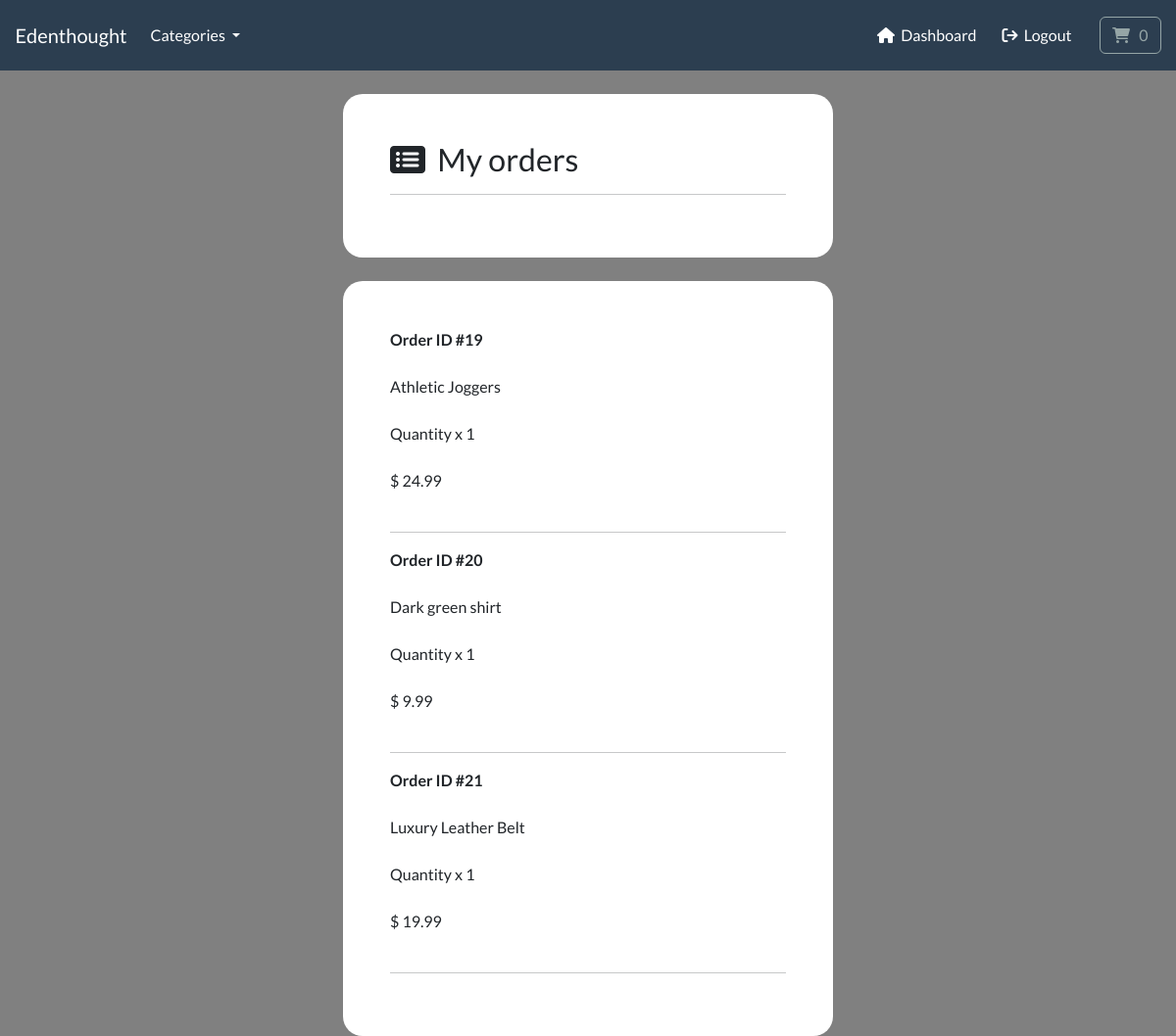
The page /account/track-orders (signed in) on the database its author committed.
### payment/models.py (models this page shows, shortened)
class OrderItem(models.Model):
    order = models.ForeignKey(Order, on_delete=models.CASCADE, null=True)
    product = models.ForeignKey(Product, on_delete=models.CASCADE, null=True)
    quantity = models.BigIntegerField(default=1)
    price = models.DecimalField(max_digits=8, decimal_places=2)
    user = models.ForeignKey(User, on_delete=models.CASCADE, null=True, blank=True)

### store/models.py (models this page shows, shortened)
class Product(models.Model):
    category = models.ForeignKey(Category, related_name='product', on_delete=models.CASCADE, null=True)
    title = models.CharField(max_length=250)
    brand = models.CharField(max_length=250, default='un-branded')
    description = models.TextField(blank=True)
    slug = models.SlugField(max_length=255)
    price = models.DecimalField(max_digits=4, decimal_places=2)
    image = models.ImageField(upload_to='images/')
    class Meta:
        verbose_name_plural = 'products'
    def __str__(self):
        return self.title

### account/views.py (the view)
# urls.py: path('track-orders', views.track_orders, name='track-orders'),
@login_required(login_url='my-login')
def track_orders(request):
    try:
        orders = OrderItem.objects.filter(user=request.user)
        context = {'orders': orders}
        return render(request, 'account/track-orders.html', context=context)
    except:
        return render(request, 'account/track-orders.html', context=context)

### cart/cart.py (called while the page is built)
    def __len__(self):
        return sum(item['qty'] for item in self.cart.values())

### cart/context_processors.py (called while the page is built)
def cart(request):
    return {'cart': Cart(request)}

### store/models.py (called while the page is built)
    def get_absolute_url(self):
        return reverse('list-category', args=[self.slug])

### store/views.py (called while the page is built)
def categories(request):
    all_categories = Category.objects.all()
    return {'all_categories': all_categories}

### account/templates/account/track-orders.html (shortened to what this page needs)
{% include 'store/base.html' %}
{% load static %}
{% block content %}
<body>
    <br>
    <div class="container bg-white shadow-md p-5 form-layout">
            <h3><i class="fa-solid fa-rectangle-list"></i>&nbsp; My orders</h3>
            <hr>
    </div>
    <br>
    <div class="container bg-white shadow-md p-5 form-layout">
        {% if orders|length == 0 %}
            <h3>No orders found</h3>
            <hr>
            <br>
            <p>Looks like you haven't purchased anything yet.</p>
            <p>Start shopping now and find something you'll love!</p>
            <a href="{% url 'store' %}" class="btn btn-primary my-2">
                <i class="fa fa-cart-shopping" aria-hidden="true"></i> &nbsp; Shop now
            </a>
        {% else %}
            {% for order in orders %}
                <strong> Order ID #{{ order.id }}</strong>
                <br> <br>
                {{ order.product }}
                <br> <br>
                Quantity x {{ order.quantity }}
                <br> <br>
                $ {{ order.price }}
                <br> <br>
                <hr>
            {% endfor %}
        {% endif %}
    </div>
</body>
{% endblock %}

### static/css/styles.css (style rules this page uses)
.form-layout { border-radius: 20px; width: 500px; }

### account/templates/account/track-orders.html (style rules this page uses)
body { background-color: grey; }

### rows shown on the page
OrderItem: id "19", product "Athletic Joggers", quantity "1", price "24.99"
OrderItem: id "20", product "Dark green shirt", quantity "1", price "9.99"
OrderItem: id "21", product "Luxury Leather Belt", quantity "1", price "19.99"
